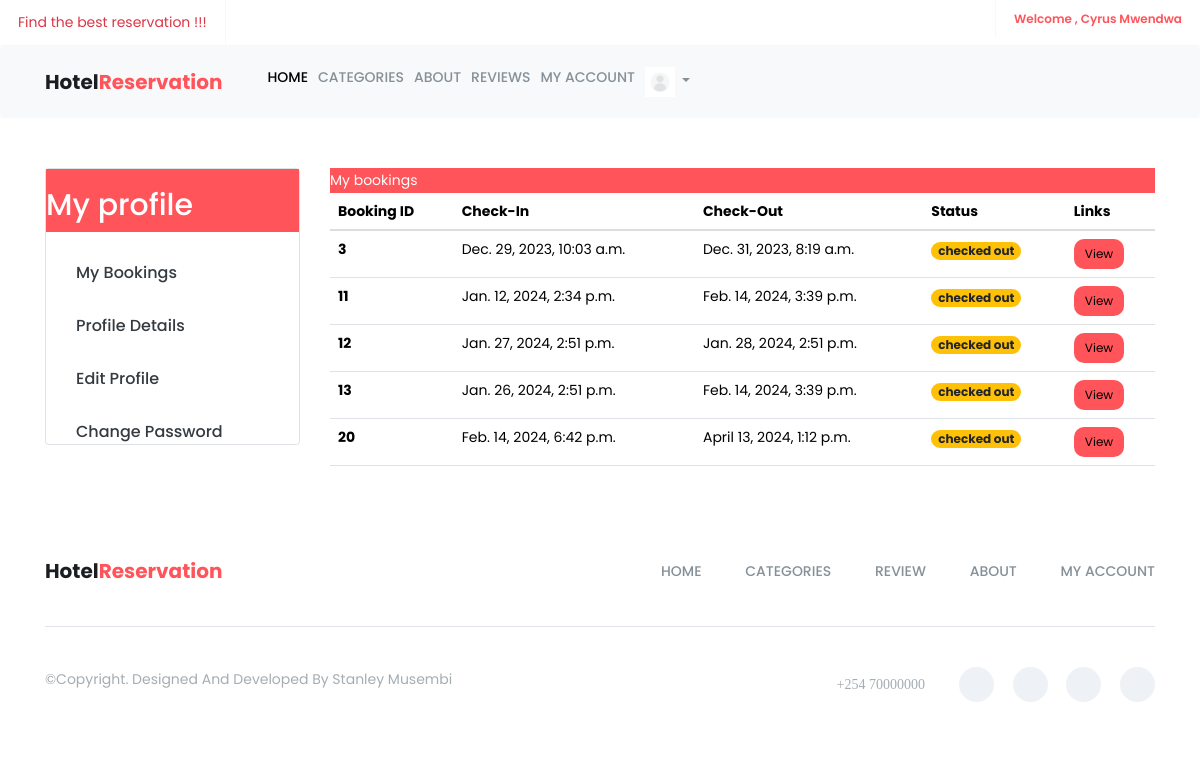
/auth/my_bookings/ (signed in), run on the app's committed database.
### accounts/models.py (models this page shows, shortened)
class CustomUser(AbstractUser):
    email = models.EmailField(unique=True)
    gender = models.CharField(max_length=1, blank=True, null=True)
    address = models.CharField(max_length=255, blank=True, null=True)
    image = models.ImageField(upload_to="user_images", blank=True, null=True)
    username = None
    objects = CustomUserManager()
    USERNAME_FIELD = 'email'
    REQUIRED_FIELDS = []

### hotel/models.py (models this page shows, shortened)
class Booking(models.Model):
    room = models.ForeignKey('Room' , on_delete=models.CASCADE)
    user = models.ForeignKey('accounts.CustomUser' , on_delete=models.CASCADE)
    persons = models.IntegerField()
    check_in = models.DateTimeField()
    check_out = models.DateTimeField()
    STATUS_CHOICES = (
        ('active' , 'active') ,
        ('cancelled' , 'cancelled') ,
        ('checked out' , 'checked out')
    )
    status = models.CharField(max_length=255 , choices=STATUS_CHOICES , default='active')
    added_on = models.DateTimeField(auto_now_add=True)
    updated_on = models.DateTimeField(auto_now=True)

### accounts/views.py (the view)
# urls.py: path('my_bookings/' , my_booking , name='my_bookings'),
@login_required(login_url='accounts:login')
def my_booking(request):
    user = request.user
    bookings = Booking.objects.filter(user=user)
    context = {
        'bookings':bookings
    }
    return render(request , 'public/my_bookings.html' , context)

### templates/public/my_bookings.html (shortened to what this page needs)
{% extends 'public/base.html' %}
{% load static %}
{% block content %}
    <div class="container m-5">
        <div class="row">
             {% include 'public/profile_sidebar.html'%}
            <div class="col-md-9">
                <div class="card-header primary-bg">
                     <p class= "  text-white">My bookings </p>
                </div>
                {% if bookings %}
                    <table class="table responsive">
                        <thead>
                            <tr>
                                <th scope="col">Booking ID</th>
                                <th scope="col">Check-In</th>
                                <th scope="col">Check-Out</th>
                                <th scope="col">Status</th>
                                <th scope="col">Links</th>
                            </tr>
                        </thead>
                        <tbody>
                            {% for booking in bookings %}
                                <tr>
                                    <th scope="row">{{ booking.id }}</th>
                                    <td>{{ booking.check_in }}</td>
                                    <td>{{ booking.check_out }}</td>
                                    <td>
                                        {% if booking.status == 'checked out' %}
                                            <span class="badge bg-warning text-dark">checked out</span>
                                        {% endif %}
                                    </td>
                                    <td>
                                        <a href="{% url 'accounts:booking_details' booking.id %}"><button  class="btn btn-custom btn-sm">View </button></a>
                                    </td>
                                </tr>
                            {% endfor %}
                        </tbody>
                    </table>
                {% else %}
                    <p>No bookings found.</p>
                {% endif %}
            </div>
        </div>
    </div>
{% endblock %}

### templates/public/base.html (shortened to what this page needs)
{% load static %}
<!doctype html>
<html class="no-js" lang="en">
    <head>
        <link href="https://cdn.jsdelivr.net/npm/bootstrap@5.3.2/dist/css/bootstrap.min.css" rel="stylesheet">
		<link href="https://cdn.jsdelivr.net/npm/bootstrap@5.3.2/dist/css/bootstrap.min.css" rel="stylesheet">
        <link rel="stylesheet" href="{% static 'assets/css/font-awesome.min.css' %}">
		<link rel="stylesheet" href="{% static 'assets/css/linearicons.css' %}">
        <link rel="stylesheet" href="{% static 'assets/css/animate.css' %}">
        <link rel="stylesheet" href="{% static 'assets/css/flaticon.css' %}">
        <link rel="stylesheet" href="{% static 'assets/css/slick.css' %}">
		<link rel="stylesheet" href="{% static 'assets/css/slick-theme.css' %}">
        <link rel="stylesheet" href="{% static 'assets/css/bootstrap.min.css' %}">
		<link rel="stylesheet" href="{% static 'assets/css/bootsnav.css' %}" >
        <link rel="stylesheet" href="{% static 'assets/css/style.css' %}">
        <link rel="stylesheet" href="{% static 'assets/css/responsive.css' %}">
    </head>
	<body>
		<header id="header-top" class="header-top">
			<ul>
				<li>
					<div class="header-top-left">
						<ul>
							<li class="select-opt">
								 <p class="text-danger">Find the best reservation !!!</p>
							</li>
						</ul>
					</div>
				</li>
				<li class="head-responsive-right pull-right">
                    <div class="header-top-right">
                        {% if  user.is_authenticated %}
						<ul>
							<li class="header-top-contact">
								 <a href="">Welcome , {{user.first_name }} {{user.last_name}} </a>
							</li>
						</ul>
						{% endif%}
                    </div>
                </li>
			</ul>
		</header>
		<section class="top-area">
			<div class="header-area">
			    <nav class="navbar navbar-expand-lg navbar-light bg-light fixed-top" style ="width:100%;" data-bs-minus-value-desktop="70" data-bs-minus-value-mobile="55" data-bs-speed="1000">
					<div class="container">
						<div class="navbar-brand">
							<a  href="{% url 'hotel:home'%} "  >Hotel<span class="brand-span">reservation</span></a>
						</div>
						<div class="collapse navbar-collapse menu-ui-design" id="navbar-menu">
							<ul class="navbar-nav ms-auto" data-bs-in="fadeInDown" data-bs-out="fadeOutUp">
								<li class="nav-item"><a href="{% url 'hotel:home' %}" class="nav-link active" href="#home">Home</a></li>
								<li class="nav-item"><a href="{% url 'hotel:all_categories' %}" class="nav-link" href="#works">Categories </a></li>
								<li class="nav-item"><a href="{% url 'hotel:about' %}" class="nav-link"  >About</a></li>
								<li class="nav-item"><a href="{% url 'hotel:reviews' %}" class="nav-link" href="#reviews">Reviews</a></li>
								<li class="nav-item"><a href="{% url 'accounts:profile' %}" class="nav-link" href="#contact">My Account</a></li>
								  {% if user.is_authenticated %}
								  <li class="nav-item ml-auto dropdown">
									  <a class="nav-link dropdown-toggle" href="#" id="profileDropdown" role="button" data-bs-toggle="dropdown" aria-haspopup="true" aria-expanded="false">
										  {% if user.image %}
											  <img src="{{ user.image.url }}" alt="Profile Image" width="30px" class="profile-image">
										  {% else %}
											  <img src="{% static 'assets/img/placeholder.webp' %}" alt="Placeholder Image" width="30px" class="profile-image">
										  {% endif %}
									  </a>
								  </li>
								  {% endif %}
							</ul>
						</div>
					</div>
				</nav>
			</div>
		</section>
        {% block content%}
         {% endblock content%}
		<footer id="footer"  class="footer">
			<div class="container">
				<div class="footer-menu">
		           	<div class="row">
			           	<div class="col-sm-3">
			           		 <div class="navbar-header">
				                <a class="navbar-brand" href="{% url 'hotel:home' %}">Hotel<span class="brand-span">Reservation</span></a>
				            </div>
			           	</div>
			           	<div class="col-sm-9">
			           		<ul class="footer-menu-item">
			                    <li class="scroll"><a  href="{% url 'hotel:home' %}">home</a></li>
			                    <li class="scroll"><a href="{% url 'hotel:all_categories' %}">categories</a></li>
			                    <li class="scroll"><a href="{% url 'hotel:reviews' %}">review</a></li>
								<li class="scroll"><a href="{% url 'hotel:about' %}">about</a></li>
			                    <li class="scroll"><a href="{% url 'accounts:profile' %}">my account</a></li>
			                </ul>
			           	</div>
		           </div>
				</div>
				<div class="hm-footer-copyright">
					<div class="row">
						<div class="col-sm-5">
							<p>
								&copy;copyright. designed and developed by Stanley Musembi
							</p>
						</div>
						<div class="col-sm-7">
							<div class="footer-social">
								<span><i class="fa fa-phone"> +254 70000000 </i></span>
								<a href="#"><i class="fa fa-facebook"></i></a>
								<a href="#"><i class="fa fa-twitter"></i></a>
								<a href="#"><i class="fa fa-linkedin"></i></a>
								<a href="#"><i class="fa fa-google-plus"></i></a>
							</div>
						</div>
					</div>
				</div>
			</div>
        </footer>
    </body>
</html>

### static/assets/css/bootsnav.css (style rules this page uses)
body { -webkit-transition: all 0.3s ease-in-out; -moz-transition: all 0.3s ease-in-out; -o-transition: all 0.3s ease-in-out; -ms-transition: all 0.3s ease-in-out; transition: all 0.3s ease-in-out; }

### static/assets/css/style.css (style rules this page uses)
* { padding: 0; margin: 0; }
* { -webkit-box-sizing:border-box; -moz-box-sizing:border-box; -o-box-sizing:border-box; -ms-box-sizing:border-box; box-sizing:border-box; }
body { font-family: 'Poppins', sans-serif; font-size:14px; color:#a09e9c; text-transform:initial; max-width:1920px; margin:0 auto; overflow-x:hidden; }
a,a:hover,a:active,a:focus { display:inline-block; text-decoration:none; color: #343a3f; font-size:16px; padding:0; font-weight: 500; text-transform: capitalize; }
p { margin: 0; color:#767f86; font-size:14px; line-height: 1.8; text-transform: initial; }
img { border:none;max-width:100%; height:auto; }
ul { padding: 0; margin: 0 auto; list-style: none; }
ul li { list-style: none; }
select,input,textarea,button { box-shadow:none;outline:0!important; }
button { background: transparent;border: 0;font-size: 12px; }
html,body { height: 100%; }
.header-top { border-bottom:1px solid #f6f8fa; }
.header-top ul li { display: inline-block; }
.header-top-left li,.header-top-right li { display: inline-block; }
.select-opt,.header-top-contact { padding: 10px 18px; border-right: 1px solid #f6f8fa; }
.header-top-contact { border-right: 0; border-left: 1px solid #f6f8fa; font-size: 12px; }
.header-top-right ul li a { color:#ff545a; font-size: 12px; font-weight: 600; }
.primary-bg { background:#ff545a; }
.btn-custom { background-color:#ff545a; color: #000; border-radius: 10px; }
.navbar-brand { display: inline-block; color: #1b1e20; font-size: 20px; font-weight: 700; text-transform:capitalize; }
.navbar-brand a { color: #1b1e20; font-size: 20px; font-weight: 700; text-transform:capitalize; }
.brand-span { display: inline-block;color:#ff545a;text-transform:capitalize; }
.nav-link { color: #859098; font-size: 14px; font-weight: 500; text-transform:uppercase; -webkit-transition: 0.3s linear; -moz-transition: 0.3s linear; -ms-transition: 0.3s linear; -o-transition: 0.3s linear; transition: 0.3s linear; }
.nav-link { padding:34px 21px; }
.menu-ui-design { overflow-y:scroll;height: 350px; }
.footer-menu { padding: 45px 0; }
.footer-menu .navbar-header { padding:0; }
.footer-menu .navbar-header a.navbar-brand,.footer-menu.footer-menu .navbar-header a.navbar-brand:hover,.footer-menu .navbar-header a.navbar-brand:focus { padding:0; height: 0; }
.footer-menu ul.footer-menu-item { text-align: right; }
.footer-menu ul.footer-menu-item li { display: inline-block; }
.footer-menu ul.footer-menu-item li a { color: #859098; font-size: 14px; text-transform: uppercase; padding-left: 40px; -webkit-transition:0.3s linear; -moz-transition:0.3s linear; -o-transition:0.3s linear; transition:0.3s linear; }
.hm-footer-copyright { padding: 40px 0; border-top: 1px solid #e1e5eb; }
.hm-footer-copyright p,.hm-footer-copyright p a { color: #a5adb3; font-size: 14px; font-weight: 400; text-transform: capitalize; }
.footer-social { text-align: right; }
.footer-social .fa-phone:before { position: relative; top: 2px; }
.footer-social a ,.footer-social span { display: inline-block; color: #afb4bf; font-size: 14px; margin-left: 15px; -webkit-transition: .3s; -moz-transition:.3s; -ms-transition:.3s; -o-transition:.3s; transition: .3s; }
.footer-social a { width: 35px; height: 35px; line-height: 35px; background: #eef2f6; text-align: center; border-radius: 50%; }
.footer-social span { margin-right:15px;margin-left: 0;color: #a5adb3; }

### data on the page
CustomUser: first_name "Cyrus", last_name "Mwendwa"
Booking: id "3", check_in "Dec. 29, 2023, 10:03 a.m.", check_out "Dec. 31, 2023, 8:19 a.m.", status "checked out"
Booking: id "11", check_in "Jan. 12, 2024, 2:34 p.m.", check_out "Feb. 14, 2024, 3:39 p.m.", status "checked out"
Booking: id "12", check_in "Jan. 27, 2024, 2:51 p.m.", check_out "Jan. 28, 2024, 2:51 p.m.", status "checked out"
Booking: id "13", check_in "Jan. 26, 2024, 2:51 p.m.", check_out "Feb. 14, 2024, 3:39 p.m.", status "checked out"
Booking: id "20", check_in "Feb. 14, 2024, 6:42 p.m.", check_out "April 13, 2024, 1:12 p.m.", status "checked out"
